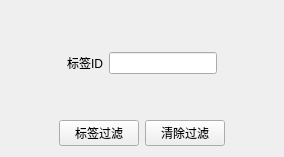
<?xml version="1.0" encoding="UTF-8"?>
<ui version="4.0">
 <class>TagFilterForm</class>
 <widget class="QWidget" name="TagFilterForm">
  <property name="geometry">
   <rect>
    <x>0</x>
    <y>0</y>
    <width>284</width>
    <height>157</height>
   </rect>
  </property>
  <property name="windowTitle">
   <string>Form</string>
  </property>
  <layout class="QVBoxLayout" name="verticalLayout">
   <item>
    <spacer name="verticalSpacer_2">
     <property name="orientation">
      <enum>Qt::Vertical</enum>
     </property>
     <property name="sizeHint" stdset="0">
      <size>
       <width>20</width>
       <height>34</height>
      </size>
     </property>
    </spacer>
   </item>
   <item>
    <layout class="QHBoxLayout" name="horizontalLayout">
     <item>
      <spacer name="horizontalSpacer">
       <property name="orientation">
        <enum>Qt::Horizontal</enum>
       </property>
       <property name="sizeHint" stdset="0">
        <size>
         <width>40</width>
         <height>20</height>
        </size>
       </property>
      </spacer>
     </item>
     <item>
      <widget class="QLabel" name="label">
       <property name="text">
        <string>标签ID</string>
       </property>
      </widget>
     </item>
     <item>
      <widget class="QLineEdit" name="lineEdit"/>
     </item>
     <item>
      <spacer name="horizontalSpacer_2">
       <property name="orientation">
        <enum>Qt::Horizontal</enum>
       </property>
       <property name="sizeHint" stdset="0">
        <size>
         <width>40</width>
         <height>20</height>
        </size>
       </property>
      </spacer>
     </item>
    </layout>
   </item>
   <item>
    <spacer name="verticalSpacer">
     <property name="orientation">
      <enum>Qt::Vertical</enum>
     </property>
     <property name="sizeHint" stdset="0">
      <size>
       <width>20</width>
       <height>34</height>
      </size>
     </property>
    </spacer>
   </item>
   <item>
    <layout class="QHBoxLayout" name="horizontalLayout_2">
     <item>
      <spacer name="horizontalSpacer_3">
       <property name="orientation">
        <enum>Qt::Horizontal</enum>
       </property>
       <property name="sizeHint" stdset="0">
        <size>
         <width>40</width>
         <height>20</height>
        </size>
       </property>
      </spacer>
     </item>
     <item>
      <widget class="QPushButton" name="pushButton">
       <property name="text">
        <string>标签过滤</string>
       </property>
      </widget>
     </item>
     <item>
      <widget class="QPushButton" name="pushButton_2">
       <property name="text">
        <string>清除过滤</string>
       </property>
      </widget>
     </item>
     <item>
      <spacer name="horizontalSpacer_4">
       <property name="orientation">
        <enum>Qt::Horizontal</enum>
       </property>
       <property name="sizeHint" stdset="0">
        <size>
         <width>40</width>
         <height>20</height>
        </size>
       </property>
      </spacer>
     </item>
    </layout>
   </item>
  </layout>
 </widget>
 <resources/>
 <connections/>
</ui>
